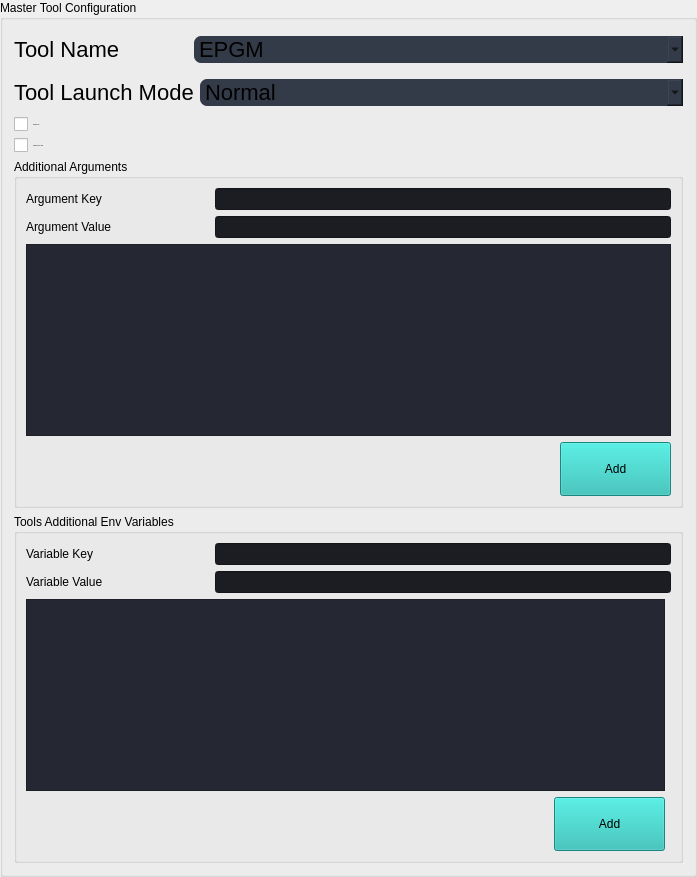
             <widget class="QGroupBox" name="MasterToolGroupBox">
              <property name="styleSheet">
               <string notr="true"/>
              </property>
              <property name="title">
               <string>Master Tool Configuration</string>
              </property>
              <layout class="QGridLayout" name="gridLayout_2">
               <item row="2" column="0">
                <widget class="QCheckBox" name="TerminateOnErr_checkBox">
                 <property name="font">
                  <font>
                   <pointsize>-1</pointsize>
                   <italic>false</italic>
                   <bold>false</bold>
                  </font>
                 </property>
                 <property name="text">
                  <string>Terminate Tool</string>
                 </property>
                </widget>
               </item>
               <item row="5" column="0" rowspan="3" colspan="2">
                <widget class="QGroupBox" name="AdditionalArg_groupBox">
                 <property name="title">
                  <string>Tools Additional Env Variables</string>
                 </property>
                 <layout class="QGridLayout" name="gridLayout_5">
                  <item row="5" column="0">
                   <widget class="QTextBrowser" name="ToolAdditionalEnvValues">
                    <property name="styleSheet">
                     <string notr="true">background-color:#252832;</string>
                    </property>
                   </widget>
                  </item>
                  <item row="1" column="0" colspan="2">
                   <layout class="QHBoxLayout" name="EnvVarName_Hlayout">
                    <item>
                     <widget class="QLabel" name="EnvVarName_label">
                      <property name="sizePolicy">
                       <sizepolicy hsizetype="Preferred" vsizetype="Preferred">
                        <horstretch>8</horstretch>
                        <verstretch>0</verstretch>
                       </sizepolicy>
                      </property>
                      <property name="text">
                       <string>Variable Key</string>
                      </property>
                     </widget>
                    </item>
                    <item>
                     <widget class="QLineEdit" name="EnvVarName_HSpacer_mid_lineEdit">
                      <property name="sizePolicy">
                       <sizepolicy hsizetype="Expanding" vsizetype="Fixed">
                        <horstretch>20</horstretch>
                        <verstretch>0</verstretch>
                       </sizepolicy>
                      </property>
                      <property name="styleSheet">
                       <string notr="true">background-color: #1b1d23;
</string>
                      </property>
                     </widget>
                    </item>
                   </layout>
                  </item>
                  <item row="3" column="0" colspan="2">
                   <layout class="QHBoxLayout" name="EnvVarValue_Hlayout">
                    <item>
                     <widget class="QLabel" name="EnvVarValue_label">
                      <property name="sizePolicy">
                       <sizepolicy hsizetype="Preferred" vsizetype="Preferred">
                        <horstretch>8</horstretch>
                        <verstretch>0</verstretch>
                       </sizepolicy>
                      </property>
                      <property name="text">
                       <string>Variable Value</string>
                      </property>
                     </widget>
                    </item>
                    <item>
                     <widget class="QLineEdit" name="EnvVarValue_lineEdit">
                      <property name="sizePolicy">
                       <sizepolicy hsizetype="Expanding" vsizetype="Fixed">
                        <horstretch>20</horstretch>
                        <verstretch>0</verstretch>
                       </sizepolicy>
                      </property>
                      <property name="styleSheet">
                       <string notr="true">background-color: #1b1d23;
</string>
                      </property>
                     </widget>
                    </item>
                   </layout>
                  </item>
                  <item row="6" column="0">
                   <layout class="QHBoxLayout" name="AddEnvLayout">
                    <item>
                     <spacer name="AddEnvSpacer">
                      <property name="orientation">
                       <enum>Qt::Horizontal</enum>
                      </property>
                      <property name="sizeHint" stdset="0">
                       <size>
                        <width>528</width>
                        <height>20</height>
                       </size>
                      </property>
                     </spacer>
                    </item>
                    <item>
                     <widget class="QPushButton" name="AddEnv">
                      <property name="minimumSize">
                       <size>
                        <width>111</width>
                        <height>54</height>
                       </size>
                      </property>
                      <property name="styleSheet">
                       <string notr="true">	background-color: rgb(33, 188, 180);
</string>
                      </property>
                      <property name="text">
                       <string>Add</string>
                      </property>
                     </widget>
                    </item>
                   </layout>
                  </item>
                 </layout>
                </widget>
               </item>
               <item row="1" column="0" colspan="2">
                <layout class="QHBoxLayout" name="ToolLaunch_Hlayout">
                 <property name="topMargin">
                  <number>5</number>
                 </property>
                 <property name="bottomMargin">
                  <number>5</number>
                 </property>
                 <item>
                  <widget class="QLabel" name="ToolLaunch_label">
                   <property name="sizePolicy">
                    <sizepolicy hsizetype="Preferred" vsizetype="Preferred">
                     <horstretch>20</horstretch>
                     <verstretch>0</verstretch>
                    </sizepolicy>
                   </property>
                   <property name="styleSheet">
                    <string notr="true">font-size:22px;
font:normal</string>
                   </property>
                   <property name="text">
                    <string>Tool Launch Mode</string>
                   </property>
                  </widget>
                 </item>
                 <item>
                  <widget class="QComboBox" name="ToolLaunch_comboBox">
                   <property name="sizePolicy">
                    <sizepolicy hsizetype="Preferred" vsizetype="Expanding">
                     <horstretch>56</horstretch>
                     <verstretch>15</verstretch>
                    </sizepolicy>
                   </property>
                   <property name="autoFillBackground">
                    <bool>false</bool>
                   </property>
                   <property name="styleSheet">
                    <string notr="true">background-color:#343b48;
font:normal;
font-size:22px;
border-radius:7px;</string>
                   </property>
                   <item>
                    <property name="text">
                     <string>Normal</string>
                    </property>
                   </item>
                   <item>
                    <property name="text">
                     <string>GDB_Catch</string>
                    </property>
                   </item>
                   <item>
                    <property name="text">
                     <string>GDB_Run</string>
                    </property>
                   </item>
                  </widget>
                 </item>
                </layout>
               </item>
               <item row="0" column="0" colspan="2">
                <layout class="QHBoxLayout" name="ToolName_Hlayout">
                 <property name="topMargin">
                  <number>5</number>
                 </property>
                 <property name="bottomMargin">
                  <number>5</number>
                 </property>
                 <item>
                  <widget class="QLabel" name="ToolName_label">
                   <property name="sizePolicy">
                    <sizepolicy hsizetype="Preferred" vsizetype="Preferred">
                     <horstretch>20</horstretch>
                     <verstretch>0</verstretch>
                    </sizepolicy>
                   </property>
                   <property name="styleSheet">
                    <string notr="true">font-size:22px;
font:normal</string>
                   </property>
                   <property name="text">
                    <string>Tool Name</string>
                   </property>
                  </widget>
                 </item>
                 <item>
                  <widget class="QComboBox" name="ToolName_comboBox">
                   <property name="sizePolicy">
                    <sizepolicy hsizetype="Preferred" vsizetype="Expanding">
                     <horstretch>56</horstretch>
                     <verstretch>15</verstretch>
                    </sizepolicy>
                   </property>
                   <property name="autoFillBackground">
                    <bool>false</bool>
                   </property>
                   <property name="styleSheet">
                    <string notr="true">background-color:#343b48;
font:normal;
font-size:22px;
border-radius:7px;</string>
                   </property>
                   <item>
                    <property name="text">
                     <string>EPGM</string>
                    </property>
                   </item>
                   <item>
                    <property name="text">
                     <string>Controller</string>
                    </property>
                   </item>
                  </widget>
                 </item>
                </layout>
               </item>
               <item row="4" column="0" colspan="2">
                <widget class="QGroupBox" name="AdditionalArgGroupBox">
                 <property name="title">
                  <string>Additional Arguments</string>
                 </property>
                 <layout class="QGridLayout" name="gridLayout_3">
                  <item row="1" column="0">
                   <layout class="QHBoxLayout" name="ArgName_Hlayout">
                    <item>
                     <widget class="QLabel" name="ArgName_label">
                      <property name="sizePolicy">
                       <sizepolicy hsizetype="Preferred" vsizetype="Preferred">
                        <horstretch>8</horstretch>
                        <verstretch>0</verstretch>
                       </sizepolicy>
                      </property>
                      <property name="text">
                       <string>Argument Key</string>
                      </property>
                     </widget>
                    </item>
                    <item>
                     <widget class="QLineEdit" name="ArgName_HSpacer_mid_lineEdit">
                      <property name="sizePolicy">
                       <sizepolicy hsizetype="Expanding" vsizetype="Fixed">
                        <horstretch>20</horstretch>
                        <verstretch>0</verstretch>
                       </sizepolicy>
                      </property>
                      <property name="styleSheet">
                       <string notr="true">background-color: #1b1d23;
</string>
                      </property>
                     </widget>
                    </item>
                   </layout>
                  </item>
                  <item row="4" column="0">
                   <layout class="QHBoxLayout" name="AddArgLayout">
                    <item>
                     <spacer name="AddArgSpacer">
                      <property name="orientation">
                       <enum>Qt::Horizontal</enum>
                      </property>
                      <property name="sizeHint" stdset="0">
                       <size>
                        <width>528</width>
                        <height>20</height>
                       </size>
                      </property>
                     </spacer>
                    </item>
                    <item>
                     <widget class="QPushButton" name="AddArgButton">
                      <property name="minimumSize">
                       <size>
                        <width>111</width>
                        <height>54</height>
                       </size>
                      </property>
                      <property name="styleSheet">
                       <string notr="true">	background-color: rgb(33, 188, 180);
</string>
                      </property>
                      <property name="text">
                       <string>Add</string>
                      </property>
                     </widget>
                    </item>
                   </layout>
                  </item>
                  <item row="3" column="0">
                   <widget class="QTextBrowser" name="AdditionalArg">
                    <property name="styleSheet">
                     <string notr="true">QTextBrowser{
background-color: #252832;

}</string>
                    </property>
                   </widget>
                  </item>
                  <item row="2" column="0">
                   <layout class="QHBoxLayout" name="ArgValue_Hlayout">
                    <item>
                     <widget class="QLabel" name="ArgValue_label">
                      <property name="sizePolicy">
                       <sizepolicy hsizetype="Preferred" vsizetype="Preferred">
                        <horstretch>8</horstretch>
                        <verstretch>0</verstretch>
                       </sizepolicy>
                      </property>
                      <property name="text">
                       <string>Argument Value</string>
                      </property>
                     </widget>
                    </item>
                    <item>
                     <widget class="QLineEdit" name="ArgValue_lineEdit">
                      <property name="sizePolicy">
                       <sizepolicy hsizetype="Expanding" vsizetype="Fixed">
                        <horstretch>20</horstretch>
                        <verstretch>0</verstretch>
                       </sizepolicy>
                      </property>
                      <property name="styleSheet">
                       <string notr="true">background-color: #1b1d23;
</string>
                      </property>
                     </widget>
                    </item>
                   </layout>
                  </item>
                 </layout>
                </widget>
               </item>
               <item row="3" column="0">
                <widget class="QCheckBox" name="TerminateTool_checkBox">
                 <property name="font">
                  <font>
                   <pointsize>-1</pointsize>
                   <italic>false</italic>
                   <bold>false</bold>
                  </font>
                 </property>
                 <property name="text">
                  <string>Terminate Tool on Error</string>
                 </property>
                </widget>
               </item>
              </layout>
             </widget>
